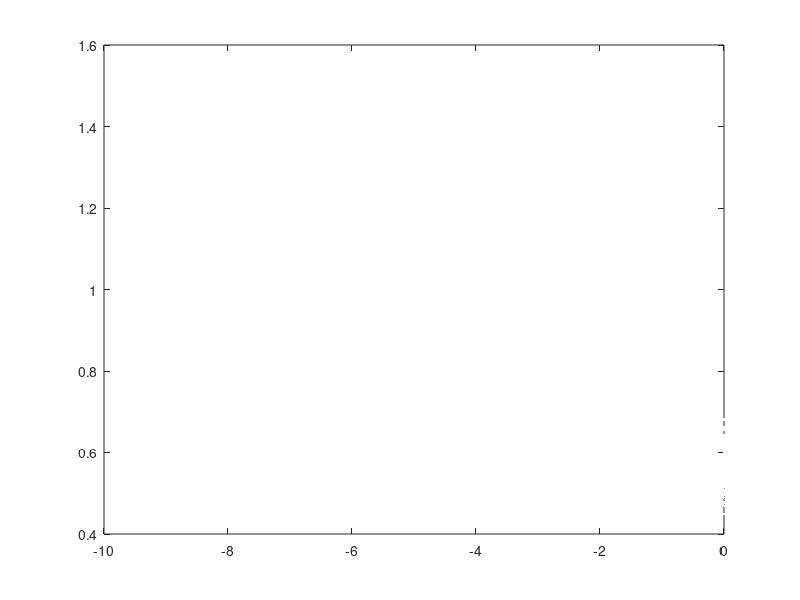

MATLAB code for this plot: (Note: this script raises an error after producing the figure.)
function plotObPoOff

'выкл области показателей'

load data_num_coalic;

if num_coalic==2;
% 2 коалиции
load data_field;
plot(DataM.J(:,:,1),DataM.J(:,:,2),'w.'); hold on;

%перерисовка слабых равновесных решений
SlRaRe=findobj(graphics, 'Tag', 'GrSlRaReOn');
if get(SlRaRe,'Value')
    load data_GrSlRaRe;
    plotAgainSlRaRe(numGrSlRaRe);
end;

%перерисовка сильных равновесных решений
SiRaRe=findobj(graphics, 'Tag', 'GrSiRaReOn');
if get(SiRaRe,'Value')
    load data_GrSiRaRe;
    plotAgainSiRaRe(numGrSiRaRe);
end;

%перерисовка УКУ сетевого
UKUs=findobj(graphics, 'Tag', 'GrUKUsOn');
if get(UKUs,'Value')
    load data_GrUKUs;
    plotAgainUKUs(numGrUKUs);
end;

%перерисовка Нэш сетевого
NEWs=findobj(graphics, 'Tag', 'GrNEWsOn');
if get(NEWs,'Value')
    load data_GrNEWs;
    plotAgainNEWs(numGrNEWs);
end;

%перерисовка Парето сетевого
ParS=findobj(graphics, 'Tag', 'GrParetsOn');
if get(ParS,'Value')
    plotPeretsOn;
end;

%перерисовка Нэш точного
NEWt=findobj(graphics, 'Tag', 'GrNEWtOn');
if get(NEWt,'Value')
    plotNEWtOn;
end;

%перерисовка т.Шепли
Wepli=findobj(graphics, 'Tag', 'GrWepliOn');
if get(Wepli,'Value')
    plotWepliOn;
end;

%перерисовка СТЭК-1
St1=findobj(graphics, 'Tag', 'GrSTEK1On');
if get(St1,'Value')
    plotSTEK1On;
end;

%перерисовка СТЭК-5
St5=findobj(graphics, 'Tag', 'GrSTEK5On');
if get(St5,'Value')
    plotSTEK5On;
end;

%перерисовка СТЭК-7
St7=findobj(graphics, 'Tag', 'GrSTEK5On');
if get(St7,'Value')
    plotSTEK7On;
end;

end;

if num_coalic==3;
% 3 коалиции
load data_field;
plot3(DataM.J(:,:,1,1),DataM.J(:,:,1,2),DataM.J(:,:,1,3),'w.'); hold on;

%перерисовка слабых равновесных решений
SlRaRe=findobj(graphics, 'Tag', 'GrSlRaReOn');
if get(SlRaRe,'Value')
    load data_GrSlRaRe;
    plotAgainSlRaRe(numGrSlRaRe);
end;

%перерисовка сильных равновесных решений
SiRaRe=findobj(graphics, 'Tag', 'GrSiRaReOn');
if get(SiRaRe,'Value')
    load data_GrSiRaRe;
    plotAgainSiRaRe(numGrSiRaRe);
end;

%перерисовка УКУ сетевого
UKUs=findobj(graphics, 'Tag', 'GrUKUsOn');
if get(UKUs,'Value')
    load data_GrUKUs;
    plotAgainUKUs(numGrUKUs);
end;

%перерисовка Нэш сетевого
NEWs=findobj(graphics, 'Tag', 'GrNEWsOn');
if get(NEWs,'Value')
    load data_GrNEWs;
    plotAgainNEWs(numGrNEWs);
end;

%перерисовка Парето сетевого
ParS=findobj(graphics, 'Tag', 'GrParetsOn');
if get(ParS,'Value')
    plotPeretsOn;
end;

%перерисовка Нэш точного
NEWt=findobj(graphics, 'Tag', 'GrNEWtOn');
if get(NEWt,'Value')
    plotNEWtOn;
end;

%перерисовка т.Шепли
Wepli=findobj(graphics, 'Tag', 'GrWepliOn');
if get(Wepli,'Value')
    plotWepliOn;
end;

%перерисовка СТЭК-1
St1=findobj(graphics, 'Tag', 'GrSTEK1On');
if get(St1,'Value')
    plotSTEK1On;
end;

%перерисовка СТЭК-5
St5=findobj(graphics, 'Tag', 'GrSTEK5On');
if get(St5,'Value')
    plotSTEK5On;
end;

%перерисовка СТЭК-7
St7=findobj(graphics, 'Tag', 'GrSTEK5On');
if get(St7,'Value')
    plotSTEK7On;
end;

end;